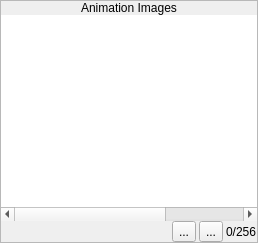
       <widget class="QFrame" name="frame_6">
        <property name="sizePolicy">
         <sizepolicy hsizetype="Expanding" vsizetype="Fixed">
          <horstretch>0</horstretch>
          <verstretch>0</verstretch>
         </sizepolicy>
        </property>
        <property name="frameShape">
         <enum>QFrame::StyledPanel</enum>
        </property>
        <property name="frameShadow">
         <enum>QFrame::Raised</enum>
        </property>
        <layout class="QVBoxLayout" name="verticalLayout_6">
         <property name="spacing">
          <number>0</number>
         </property>
         <property name="margin">
          <number>0</number>
         </property>
         <item>
          <widget class="QLabel" name="label_4">
           <property name="sizePolicy">
            <sizepolicy hsizetype="Preferred" vsizetype="Fixed">
             <horstretch>0</horstretch>
             <verstretch>0</verstretch>
            </sizepolicy>
           </property>
           <property name="text">
            <string>Animation Images</string>
           </property>
           <property name="alignment">
            <set>Qt::AlignCenter</set>
           </property>
          </widget>
         </item>
         <item>
          <widget class="QWidget" name="widget_4" native="true">
           <layout class="QVBoxLayout" name="verticalLayout_7">
            <property name="spacing">
             <number>0</number>
            </property>
            <property name="margin">
             <number>0</number>
            </property>
            <item>
             <widget class="ImageView" name="gvAnimationImages">
              <property name="sizePolicy">
               <sizepolicy hsizetype="Preferred" vsizetype="Preferred">
                <horstretch>0</horstretch>
                <verstretch>0</verstretch>
               </sizepolicy>
              </property>
              <property name="minimumSize">
               <size>
                <width>0</width>
                <height>192</height>
               </size>
              </property>
              <property name="maximumSize">
               <size>
                <width>16777215</width>
                <height>192</height>
               </size>
              </property>
              <property name="frameShape">
               <enum>QFrame::NoFrame</enum>
              </property>
              <property name="verticalScrollBarPolicy">
               <enum>Qt::ScrollBarAlwaysOff</enum>
              </property>
              <property name="horizontalScrollBarPolicy">
               <enum>Qt::ScrollBarAlwaysOff</enum>
              </property>
              <property name="alignment">
               <set>Qt::AlignLeading|Qt::AlignLeft|Qt::AlignVCenter</set>
              </property>
             </widget>
            </item>
            <item>
             <widget class="QScrollBar" name="hsbAnimationImagesScrollBar">
              <property name="singleStep">
               <number>16</number>
              </property>
              <property name="pageStep">
               <number>192</number>
              </property>
              <property name="orientation">
               <enum>Qt::Horizontal</enum>
              </property>
             </widget>
            </item>
            <item>
             <widget class="QWidget" name="widget_22" native="true">
              <layout class="QHBoxLayout" name="horizontalLayout_6">
               <property name="spacing">
                <number>3</number>
               </property>
               <property name="margin">
                <number>0</number>
               </property>
               <item>
                <spacer name="horizontalSpacer">
                 <property name="orientation">
                  <enum>Qt::Horizontal</enum>
                 </property>
                 <property name="sizeHint" stdset="0">
                  <size>
                   <width>40</width>
                   <height>20</height>
                  </size>
                 </property>
                </spacer>
               </item>
               <item>
                <widget class="QToolButton" name="bRemoveImage">
                 <property name="toolTip">
                  <string>Remove Image</string>
                 </property>
                 <property name="text">
                  <string>...</string>
                 </property>
                 <property name="icon">
                  <iconset resource="gui_icons.qrc">
                   <normaloff>:/icons/minus.png</normaloff>:/icons/minus.png</iconset>
                 </property>
                </widget>
               </item>
               <item>
                <widget class="QToolButton" name="bAddImage">
                 <property name="toolTip">
                  <string>Add Images</string>
                 </property>
                 <property name="text">
                  <string>...</string>
                 </property>
                 <property name="icon">
                  <iconset resource="gui_icons.qrc">
                   <normaloff>:/icons/plus.png</normaloff>:/icons/plus.png</iconset>
                 </property>
                </widget>
               </item>
               <item>
                <widget class="QLabel" name="lblNumImages">
                 <property name="text">
                  <string>0/256</string>
                 </property>
                </widget>
               </item>
              </layout>
             </widget>
            </item>
           </layout>
          </widget>
         </item>
        </layout>
       </widget>
